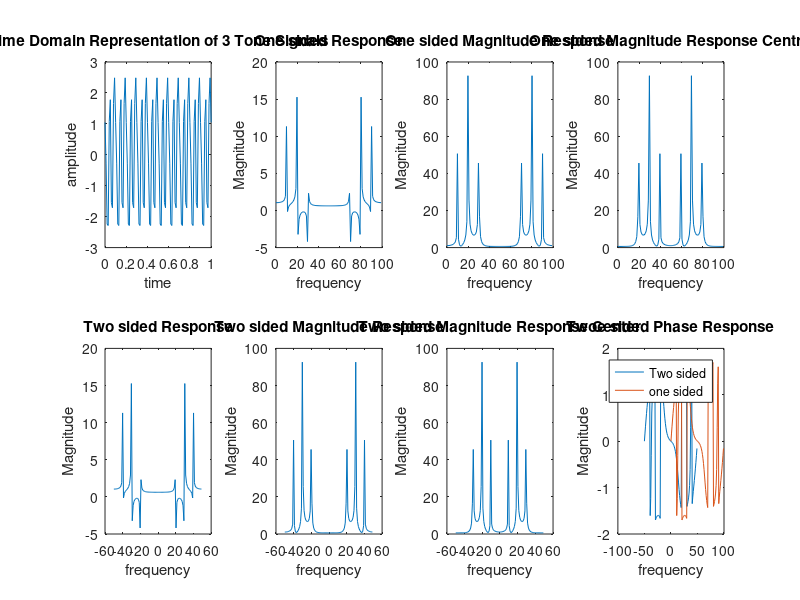

Write the MATLAB code that produced this figure.
% Study time domain and single sided as well as double sided
% line spectra of 3 tone signals on MATLAB. Plot the one sided and two sided
% magnitude and phase response for sampling frequency 200 Hz. Comment to
% the magnitude of the response at different sampling frequencies.

A1=1;
A2=2;
A3=1;
f1=10;
f2=20;
f3=30;
fs =100; %sampling frequency
                                
t=0:1/fs:1;
x = A1 * cos(2 * pi * f1 * t+pi/3)+ A2 * cos(2 * pi * f2 * t+pi/4) -A3 * cos(2* pi * f3 * t+pi/6);%time domain
X1 = fft(x); %frequancy domain response of signal x
X2=abs(X1); %absolute value of X1
X3=fftshift(X2); %swaps the left and right halves of X2

z=angle(X1); %phase of X1
n = length(x);
c = 0:fs / n:fs - fs / n; %one sided
c1 = -fs/2:fs / n:fs/2 - fs / n; %double sided

subplot(2, 4, 1),plot(t,x);
xlabel('time'),ylabel('amplitude'),title('Time Domain Representation of 3 Tone Signals');

subplot(2, 4, 2),plot(c,X1);
xlabel('frequency'),ylabel('Magnitude'),title('One sided Response');

subplot(2, 4 ,3),plot(c,X2);
xlabel('frequency'),ylabel('Magnitude'),title('One sided Magnitude Response');

subplot(2, 4 ,4),plot(c,X3);
xlabel('frequency'),ylabel('Magnitude'),title('One sided Magnitude Response Centre');

subplot(2, 4, 5),plot(c1,X1);
xlabel('frequency'),ylabel('Magnitude'),title('Two sided Response');

subplot(2,4,6),plot(c1,X2);
xlabel('frequency'),ylabel('Magnitude'),title('Two sided Magnitude Response');

subplot(2, 4 ,7),plot(c1,X3);
xlabel('frequency'),ylabel('Magnitude'),title('Two sided Magnitude Response Center');

subplot(2, 4, 8),plot(c1,z,c,z);
legend('Two sided','one sided')
xlabel('frequency'),ylabel('Magnitude'),title('Twoe sided Phase Response');